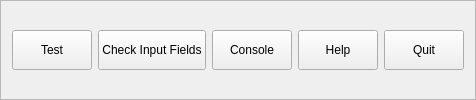
     <widget class="QFrame" name="frame_MainButtons">
      <property name="minimumSize">
       <size>
        <width>0</width>
        <height>60</height>
       </size>
      </property>
      <property name="frameShape">
       <enum>QFrame::StyledPanel</enum>
      </property>
      <property name="frameShadow">
       <enum>QFrame::Raised</enum>
      </property>
      <layout class="QHBoxLayout" name="horizontalLayout">
       <item>
        <widget class="QPushButton" name="btn_Test">
         <property name="minimumSize">
          <size>
           <width>0</width>
           <height>40</height>
          </size>
         </property>
         <property name="text">
          <string>Test</string>
         </property>
        </widget>
       </item>
       <item>
        <widget class="QPushButton" name="btn_CheckInputs">
         <property name="minimumSize">
          <size>
           <width>0</width>
           <height>40</height>
          </size>
         </property>
         <property name="text">
          <string>Check Input Fields</string>
         </property>
        </widget>
       </item>
       <item>
        <widget class="QPushButton" name="btn_Console">
         <property name="minimumSize">
          <size>
           <width>0</width>
           <height>40</height>
          </size>
         </property>
         <property name="text">
          <string>Console</string>
         </property>
        </widget>
       </item>
       <item>
        <widget class="QPushButton" name="btn_Help">
         <property name="minimumSize">
          <size>
           <width>0</width>
           <height>40</height>
          </size>
         </property>
         <property name="text">
          <string>Help</string>
         </property>
        </widget>
       </item>
       <item>
        <widget class="QPushButton" name="btn_Quit">
         <property name="minimumSize">
          <size>
           <width>0</width>
           <height>40</height>
          </size>
         </property>
         <property name="text">
          <string>Quit</string>
         </property>
        </widget>
       </item>
      </layout>
     </widget>
